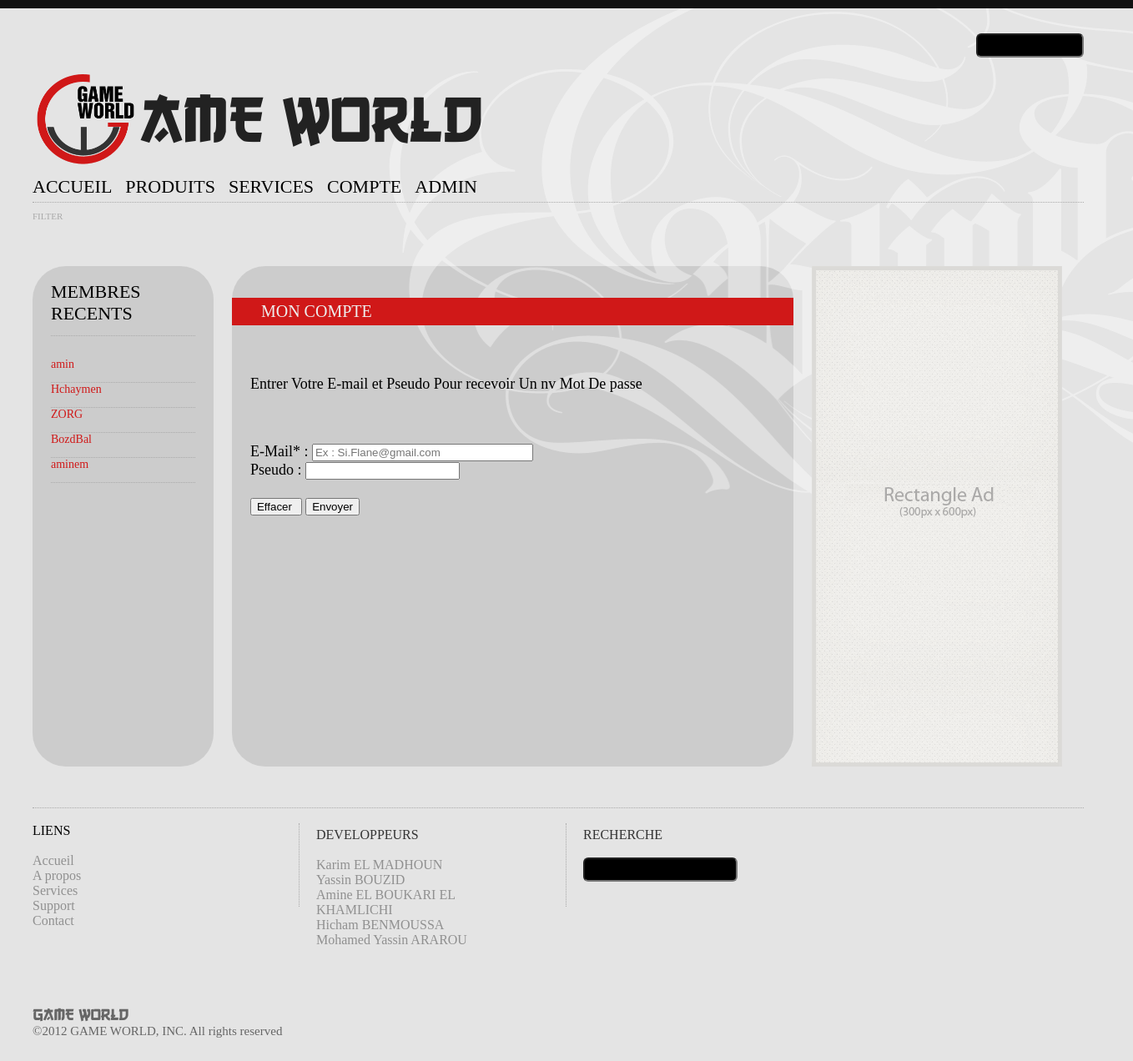
The app's page /index.php?select=account&prd=pass with its own data.
### tables this page shows
CREATE TABLE IF NOT EXISTS `inscription` (
  `id` int(11) NOT NULL AUTO_INCREMENT,
  `Pseudo` varchar(10) NOT NULL,
  `Mot_de_passe` varchar(255) NOT NULL,
  `Nom` varchar(30) NOT NULL,
  `Prenom` varchar(30) NOT NULL,
  `Date_de_naissance` date NOT NULL,
  `Adresse_Email` varchar(30) NOT NULL,
  `Adresse` varchar(255) NOT NULL,
  `Code_postal` int(5) NOT NULL,
  `Ville` varchar(30) NOT NULL,
  `Pays` varchar(30) NOT NULL,
  PRIMARY KEY (`id`)
);

### account.php (the view, shortened to what this page needs)
	<br/><br/><br/>
	<table width="1260" border="0" cellspacing="0" cellpadding="0"  >
		<tr height="500" valign="top">
			<td width="200" border="0" cellspacing="0" cellpadding="0" class="grisbotle2">
				<div id="redbotle2" style="color:#000">	MEMBRES RECENTS<br/>
					<div style="padding-top:13px; border-bottom:0.1px dotted #AAA"></div><br/>
					<?php
					if($conx=mysql_connect("localhost", "root", "")) {
					if($db=mysql_select_db("jeux")){
					$selection_affiche = mysql_query("SELECT * FROM inscription  ORDER BY id DESC LIMIT 0,5",$conx);
	   while($resultats = mysql_fetch_array($selection_affiche) )
    {
				?>
					<div style="color:#D01818;font-size:14;font-family:'2'">
						<?php echo $resultats['Pseudo'] ?>
							<div style="padding-top:13px; border-bottom:0.1px dotted #AAA"></div>
					</div>
					<?php } ?>
				</div>
			</td>
			<td width="20" ></td>
			<td width="620" class="grisbotle2">
					<?php
					if (isset($_SESSION['pseudo']) && isset($_SESSION['Mot_de_passe'])){
								if(isset($_GET['prd']) && ( $_GET['prd']=='commandes' ||  $_GET['prd']=='Done' || $_GET['prd']=='profil' || $_GET['prd']=='paiment' ||  $_GET['prd']=='Changer_profil'))
						include($_GET['prd'].'.php');
							else
								include('profil.php');
								}
					else {
						if(isset($_GET['prd']) && ( $_GET['prd']=='pass' || $_GET['prd']=='regles' || $_GET['prd']=='login' || $_GET['prd']=='signup' ))
								include($_GET['prd'].'.php');
						else include('login.php');
					}
					?>
				</div>
			</td>
		<?php	if(!isset($_GET['prd']) ||$_GET['prd']!="commandes") { ?>
		<td width="20" ></td>
			<td width="300" height="600" border="0" cellspacing="0" cellpadding="0">
				<a href="#"><img src="image/300x600.png"/></a>
			</td> <?php } ?>
		</tr>
	</table>
<?php
}
else die("Echec de connexion au serveur de base de données.");
}
?>

### style.css (style rules this page uses)
body { background:#E4E4E4 url(image/background.png) right top fixed no-repeat; margin:0 0 0 0; }
#redbotle2 { padding:18 22 18 22; color:#fff; font-family:"2"; font-size:22; }
table td.grisbotle2 { background:#ccc url(image/background.png) top right fixed no-repeat;border-radius:40px; }
a { text-decoration:none; }

### records on screen
inscription: Pseudo "amin"
inscription: Pseudo "Hchaymen"
inscription: Pseudo "ZORG"
inscription: Pseudo "BozdBal"
inscription: Pseudo "aminem"
